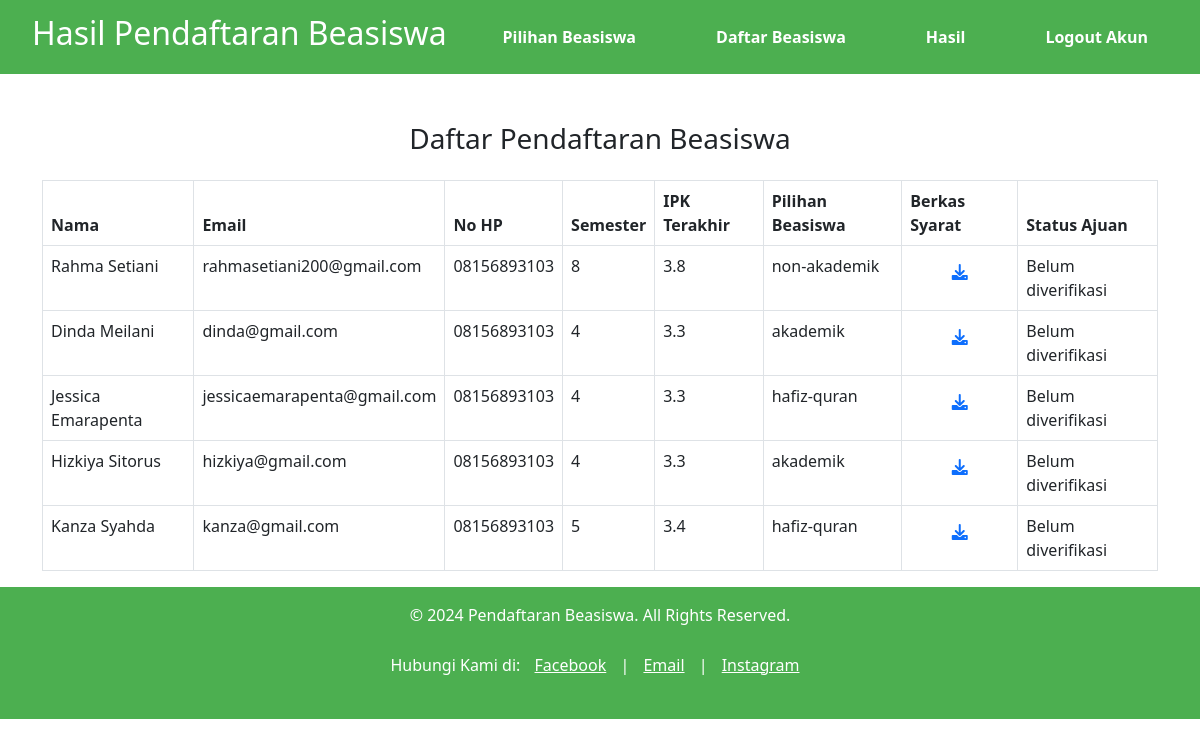
Page /page/hasil.php on the committed database.
### tables this page shows
CREATE TABLE `daftar` (
  `id` int(11) NOT NULL,
  `nama` varchar(55) NOT NULL,
  `email` varchar(55) NOT NULL,
  `no_hp` varchar(20) NOT NULL,
  `semester` int(11) NOT NULL,
  `last_ipk` float NOT NULL,
  `beasiswa` varchar(55) NOT NULL,
  `syarat_berkas` varchar(55) NOT NULL,
  `status_ajuan` int(11) NOT NULL DEFAULT 0
);

### page/hasil.php (the view, shortened to what this page needs)
<?php
include '../db/koneksi.php';
$query = "SELECT * FROM daftar";
$result = $conn->query($query);
?>
<!DOCTYPE html>
<html lang="en">
<head>
    <link rel="stylesheet" href="../asset/css/style.css">
    <link rel="stylesheet" href="../asset/css/pendaftaran.css">
    <link href="https://cdn.jsdelivr.net/npm/bootstrap@5.3.0-alpha3/dist/css/bootstrap.min.css" rel="stylesheet">
    <link rel="stylesheet" href="https://cdnjs.cloudflare.com/ajax/libs/font-awesome/6.0.0-beta3/css/all.min.css">
</head>
<body>
    <nav>
        <div class="container">
            <h2>Hasil Pendaftaran Beasiswa</h2>
            <ul>
                <li><a href="dashboard.php">Pilihan Beasiswa</a></li>
                <li><a href="pendaftaran.php">Daftar Beasiswa</a></li>
                <li><a href="hasil.php">Hasil</a></li>
                <li><a href="../func/logout.php">Logout Akun</a></li>
            </ul>
        </div>
    </nav>
    <div class="container mt-5">
        <h3 class="text-center mb-4">Daftar Pendaftaran Beasiswa</h3>
        <table class="table table-bordered">
            <thead>
                <tr>
                    <th>Nama</th>
                    <th>Email</th>
                    <th>No HP</th>
                    <th>Semester</th>
                    <th>IPK Terakhir</th>
                    <th>Pilihan Beasiswa</th>
                    <th>Berkas Syarat</th>
                    <th>Status Ajuan</th>
                </tr>
            </thead>
            <tbody>
                <?php
                if ($result->num_rows > 0) {
                    while ($row = $result->fetch_assoc()) {
                        echo "<tr>
                                <td>" . htmlspecialchars($row['nama']) . "</td>
                                <td>" . htmlspecialchars($row['email']) . "</td>
                                <td>" . htmlspecialchars($row['no_hp']) . "</td>
                                <td>" . htmlspecialchars($row['semester']) . "</td>
                                <td>" . htmlspecialchars($row['last_ipk']) . "</td>
                                <td>" . htmlspecialchars($row['beasiswa']) . "</td>
                                <td class='text-center'><a href='/SERKOM/beasiswa/uploads/" . htmlspecialchars($row['syarat_berkas']) . "' target='_blank' <i class='fas fa-download'></i></td>
                                <td>";
                        echo ($row["status_ajuan"] == '1') ? "Sudah terverifikasi" : "Belum diverifikasi";
                        echo "</td></tr>";
                    }
                } else {
                    echo "<tr><td colspan='8' class='text-center'>Belum ada pendaftaran</td></tr>";
                }
                ?>
            </tbody>
        </table>
    </div>
</body>
<footer class="bg-custom text-white text-center py-3">
    <div class="container">
        <p>&copy; 2024 Pendaftaran Beasiswa. All Rights Reserved.</p>
        <p>Hubungi Kami di:
            <a href="https://www.facebook.com/rahmaaez/" class="text-white">Facebook</a> |
            <a href="mailto:rahmaseet@example.com" class="text-white">Email</a> |
            <a href="https://www.instagram.com/rahmaseet/" class="text-white">Instagram</a>
        </p>
    </div>
</footer>
</html>

### asset/css/style.css (style rules this page uses)
h1, h2 { text-align: center; margin-top: 20px; }
a { text-decoration: none; color: #000000; display: inline-block; margin: 10px; }
nav { background-color: #4CAF50; padding: 10px 0; }
nav .container { max-width: 1200px; margin: 0 auto; display: flex; justify-content: space-between; align-items: center; }
nav h2 { color: white; }
nav ul { list-style-type: none; padding: 0; margin: 0; display: flex; }
nav ul li { margin-left: 20px; }
nav ul li a { color: white; text-decoration: none; padding: 5px 10px; border-radius: 4px; }
footer { position: relative; bottom: 0; width: 100%; }
.bg-custom { background-color: #4CAF50; }

### asset/css/pendaftaran.css (style rules this page uses)
body { font-family: Arial, sans-serif; background-color: #f4f4f4; margin: 0; padding: 0; }
nav { background-color: #4CAF50; padding: 10px 0; }
nav .container { display: flex; justify-content: space-between; align-items: center; }
nav h2 { color: white; margin-left: 20px; }
nav ul { list-style-type: none; margin: 0; padding: 0; }
nav ul li { display: inline; margin-right: 20px; }
nav ul li a { color: white; text-decoration: none; font-weight: bold; }

### page/hasil.php (style rules this page uses)
.bg-custom { background-color: #4CAF50; }

### rows in the picture
daftar: nama "Rahma Setiani", email "rahmasetiani200@gmail.com", no_hp "08156893103", semester "8", last_ipk "3.8", beasiswa "non-akademik", status_ajuan "Belum diverifikasi"
daftar: nama "Dinda Meilani", email "dinda@gmail.com", no_hp "08156893103", semester "4", last_ipk "3.3", beasiswa "akademik", status_ajuan "Belum diverifikasi"
daftar: nama "Jessica Emarapenta", email "jessicaemarapenta@gmail.com", no_hp "08156893103", semester "4", last_ipk "3.3", beasiswa "hafiz-quran", status_ajuan "Belum diverifikasi"
daftar: nama "Hizkiya Sitorus", email "hizkiya@gmail.com", no_hp "08156893103", semester "4", last_ipk "3.3", beasiswa "akademik", status_ajuan "Belum diverifikasi"
daftar: nama "Kanza Syahda", email "kanza@gmail.com", no_hp "08156893103", semester "5", last_ipk "3.4", beasiswa "hafiz-quran", status_ajuan "Belum diverifikasi"
